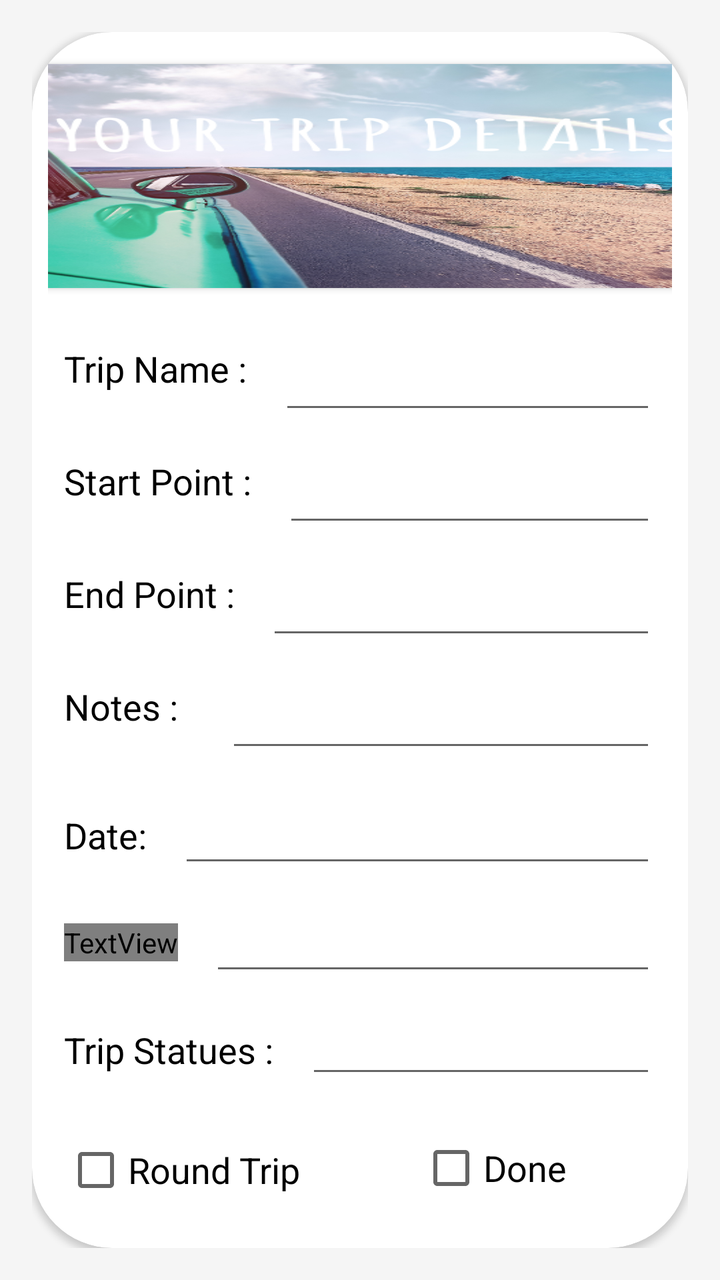
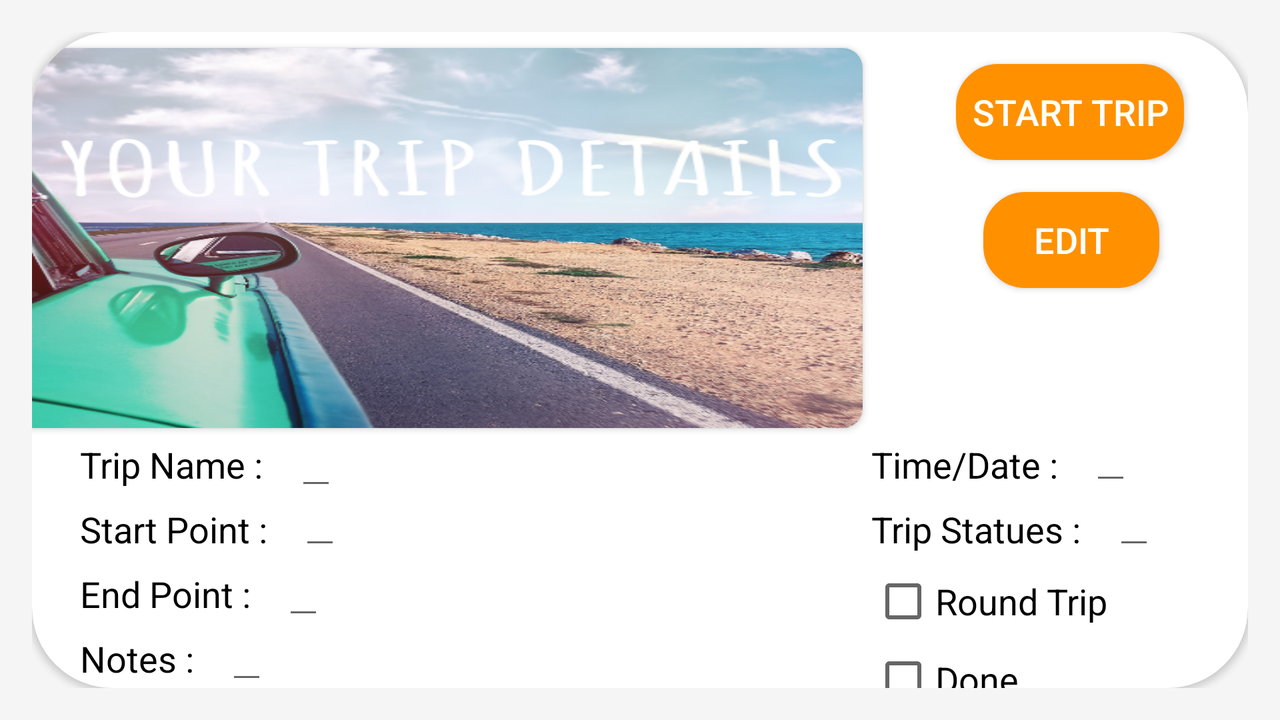

First picture: res/layout/ on a phone held upright. Second picture: the repository's own variant of that layout, on a device whose configuration matches the variant's folder. Source for both follows.
<!-- AndroidManifest.xml: application theme AppTheme -->
<!-- res/layout/trip_details.xml -->
<?xml version="1.0" encoding="utf-8"?>
<androidx.constraintlayout.widget.ConstraintLayout xmlns:android="http://schemas.android.com/apk/res/android"
    xmlns:app="http://schemas.android.com/apk/res-auto"
    xmlns:tools="http://schemas.android.com/tools"
    android:layout_width="match_parent"
    android:layout_height="match_parent"
    android:background="@color/colorCardView"
    android:padding="16dp">

    <androidx.cardview.widget.CardView
        android:layout_width="0dp"
        android:layout_height="0dp"
        app:cardCornerRadius="40dp"
        app:layout_constraintBottom_toBottomOf="parent"
        app:layout_constraintEnd_toEndOf="parent"
        app:layout_constraintStart_toStartOf="parent"
        app:layout_constraintTop_toTopOf="parent">

        <androidx.constraintlayout.widget.ConstraintLayout
            android:layout_width="match_parent"
            android:layout_height="match_parent"
            android:padding="8dp">


            <TextView
                android:id="@+id/TextView1"
                android:layout_width="wrap_content"
                android:layout_height="wrap_content"
                android:layout_marginStart="8dp"
                android:layout_marginTop="148dp"
                android:text="@string/trip_name"
                android:textColor="@android:color/black"
                android:textSize="18sp"
                app:layout_constraintStart_toStartOf="parent"
                app:layout_constraintTop_toTopOf="parent" />

            <EditText
                android:id="@+id/etDetailsTripName"
                android:layout_width="0dp"
                android:layout_height="40dp"
                android:layout_marginStart="16dp"
                android:layout_marginEnd="8dp"
                android:ems="10"
                android:inputType="text"
                android:textColor="@android:color/black"
                android:textSize="12sp"
                app:layout_constraintBottom_toBottomOf="@+id/TextView1"
                app:layout_constraintEnd_toEndOf="parent"
                app:layout_constraintHorizontal_bias="0.0"
                app:layout_constraintStart_toEndOf="@+id/TextView1"
                app:layout_constraintTop_toTopOf="@+id/TextView1"
                app:layout_constraintVertical_bias="0.0" />

            <TextView
                android:id="@+id/textView3"
                android:layout_width="wrap_content"
                android:layout_height="wrap_content"
                android:layout_marginTop="32dp"
                android:text="@string/start_point"
                android:textColor="@android:color/black"
                android:textSize="18sp"
                app:layout_constraintStart_toStartOf="@+id/TextView1"
                app:layout_constraintTop_toBottomOf="@+id/TextView1" />

            <EditText
                android:id="@+id/etDetailsStartPoint"
                android:layout_width="0dp"
                android:layout_height="40dp"
                android:layout_marginStart="16dp"
                android:layout_marginEnd="8dp"
                android:inputType="text"
                android:textColor="@android:color/black"
                android:textSize="12sp"
                app:layout_constraintBottom_toBottomOf="@+id/textView3"
                app:layout_constraintEnd_toEndOf="parent"
                app:layout_constraintHorizontal_bias="0.0"
                app:layout_constraintStart_toEndOf="@+id/textView3"
                app:layout_constraintTop_toTopOf="@+id/textView3"
                app:layout_constraintVertical_bias="0.0" />

            <TextView
                android:id="@+id/textView5"
                android:layout_width="wrap_content"
                android:layout_height="wrap_content"
                android:layout_marginTop="32dp"
                android:text="@string/end_point"
                android:textColor="@android:color/black"
                android:textSize="18sp"
                app:layout_constraintStart_toStartOf="@+id/textView3"
                app:layout_constraintTop_toBottomOf="@+id/textView3" />

            <EditText
                android:id="@+id/etDetailsEndPoint"
                android:layout_width="0dp"
                android:layout_height="40dp"
                android:layout_marginStart="16dp"
                android:layout_marginEnd="8dp"
                android:inputType="text"
                android:textColor="@android:color/black"
                android:textSize="12sp"
                app:layout_constraintBottom_toBottomOf="@+id/textView5"
                app:layout_constraintEnd_toEndOf="parent"
                app:layout_constraintHorizontal_bias="0.0"
                app:layout_constraintStart_toEndOf="@+id/textView5"
                app:layout_constraintTop_toTopOf="@+id/textView5"
                app:layout_constraintVertical_bias="0.0" />

            <TextView
                android:id="@+id/tvAddNotes"
                android:layout_width="wrap_content"
                android:layout_height="wrap_content"
                android:layout_marginTop="32dp"
                android:text="@string/notes"
                android:textColor="@android:color/black"
                android:textSize="18sp"
                app:layout_constraintStart_toStartOf="@+id/textView5"
                app:layout_constraintTop_toBottomOf="@+id/textView5" />

            <EditText
                android:id="@+id/etDetailsNotes"
                android:layout_width="0dp"
                android:layout_height="40dp"
                android:layout_marginStart="24dp"
                android:layout_marginEnd="8dp"
                android:inputType="text"
                android:textColor="@android:color/black"
                android:textSize="12sp"
                app:layout_constraintBottom_toBottomOf="@+id/tvAddNotes"
                app:layout_constraintEnd_toEndOf="parent"
                app:layout_constraintHorizontal_bias="0.0"
                app:layout_constraintStart_toEndOf="@+id/tvAddNotes"
                app:layout_constraintTop_toTopOf="@+id/tvAddNotes"
                app:layout_constraintVertical_bias="0.0" />

            <TextView
                android:id="@+id/textView9"
                android:layout_width="wrap_content"
                android:layout_height="wrap_content"
                android:layout_marginTop="40dp"
                android:text="@string/date"
                android:textColor="@android:color/black"
                android:textSize="18sp"
                app:layout_constraintStart_toStartOf="@+id/tvAddNotes"
                app:layout_constraintTop_toBottomOf="@+id/tvAddNotes" />

            <TextView
                android:id="@+id/textView11"
                android:layout_width="wrap_content"
                android:layout_height="wrap_content"
                android:layout_marginTop="32dp"
                android:text="@string/trip_statues"
                android:textColor="@android:color/black"
                android:textSize="18sp"
                app:layout_constraintStart_toStartOf="@+id/textView8"
                app:layout_constraintTop_toBottomOf="@+id/textView8" />

            <EditText
                android:id="@+id/etDetailsTripStatues"
                android:layout_width="0dp"
                android:layout_height="40dp"
                android:layout_marginStart="16dp"
                android:layout_marginEnd="8dp"
                android:inputType="text"
                android:textColor="@android:color/black"
                android:textSize="12sp"
                app:layout_constraintBottom_toBottomOf="@+id/textView11"
                app:layout_constraintEnd_toEndOf="parent"
                app:layout_constraintHorizontal_bias="0.0"
                app:layout_constraintStart_toEndOf="@+id/textView11"
                app:layout_constraintTop_toTopOf="@+id/textView11"
                app:layout_constraintVertical_bias="0.562" />

            <Button
                android:id="@+id/btnDetailsStartTrip"
                android:layout_width="wrap_content"
                android:layout_height="wrap_content"
                android:layout_marginStart="48dp"
                android:layout_marginTop="32dp"
                android:background="@drawable/rounded_corners"
                android:backgroundTint="@color/colorButtons"
                android:paddingLeft="8dp"
                android:paddingRight="8dp"
                android:text="@string/start_trip"
                android:textColor="@color/colorButtonsText"
                android:textSize="18sp"
                app:layout_constraintStart_toStartOf="parent"
                app:layout_constraintTop_toBottomOf="@+id/cbDetailsRound" />

            <CheckBox
                android:id="@+id/cbDetailsDone"
                android:layout_width="99dp"
                android:layout_height="34dp"
                android:text="@string/done"
                android:textSize="18sp"
                app:layout_constraintBottom_toBottomOf="@+id/cbDetailsRound"
                app:layout_constraintEnd_toEndOf="parent"
                app:layout_constraintHorizontal_bias="0.686"
                app:layout_constraintStart_toEndOf="@+id/cbDetailsRound"
                app:layout_constraintTop_toBottomOf="@+id/textView11"
                app:layout_constraintVertical_bias="1.0" />

            <Button
                android:id="@+id/btnDetailsEdit"
                android:layout_width="wrap_content"
                android:layout_height="wrap_content"
                android:layout_marginEnd="48dp"
                android:background="@drawable/rounded_corners"
                android:backgroundTint="@color/colorButtons"
                android:paddingLeft="16dp"
                android:paddingRight="16dp"
                android:text="@string/edit"
                android:textColor="@color/colorButtonsText"
                android:textSize="18sp"
                app:layout_constraintBottom_toBottomOf="@+id/btnDetailsStartTrip"
                app:layout_constraintEnd_toEndOf="parent"
                app:layout_constraintHorizontal_bias="1.0"
                app:layout_constraintStart_toEndOf="@+id/btnDetailsStartTrip"
                app:layout_constraintTop_toTopOf="@+id/btnDetailsStartTrip"
                app:layout_constraintVertical_bias="0.0" />

            <CheckBox
                android:id="@+id/cbDetailsRound"
                android:layout_width="wrap_content"
                android:layout_height="wrap_content"
                android:layout_marginTop="32dp"
                android:text="@string/round_trip"
                android:textSize="18sp"
                app:layout_constraintStart_toStartOf="@+id/textView11"
                app:layout_constraintTop_toBottomOf="@+id/textView11" />

            <androidx.cardview.widget.CardView
                android:layout_width="342dp"
                android:layout_height="112dp"
                android:layout_marginStart="8dp"
                android:layout_marginTop="8dp"
                android:layout_marginEnd="8dp"
                app:cardCornerRadius="10dp"
                app:layout_constraintEnd_toEndOf="parent"
                app:layout_constraintStart_toStartOf="parent"
                app:layout_constraintTop_toTopOf="parent">

                <ImageView
                    android:id="@+id/imageView3"
                    android:layout_width="match_parent"
                    android:layout_height="match_parent"
                    android:contentDescription="@string/todo"
                    android:scaleType="fitXY"
                    app:layout_constraintEnd_toEndOf="parent"
                    app:layout_constraintStart_toStartOf="parent"
                    app:layout_constraintTop_toTopOf="parent"
                    app:srcCompat="@drawable/details_pic" />
            </androidx.cardview.widget.CardView>

            <TextView
                android:id="@+id/textView8"
                android:layout_width="wrap_content"
                android:layout_height="wrap_content"
                android:layout_marginTop="32dp"
                android:text="@string/time"
                android:textColor="@color/places_autocomplete_search_text"
                android:textSize="18sp"
                app:layout_constraintStart_toStartOf="@+id/textView9"
                app:layout_constraintTop_toBottomOf="@+id/textView9" />

            <EditText
                android:id="@+id/etDetailsTime"
                android:layout_width="0dp"
                android:layout_height="40dp"
                android:layout_marginStart="16dp"
                android:layout_marginEnd="8dp"
                android:inputType="time"
                android:textSize="12sp"
                app:layout_constraintBottom_toBottomOf="@+id/textView8"
                app:layout_constraintEnd_toEndOf="parent"
                app:layout_constraintHorizontal_bias="0.0"
                app:layout_constraintStart_toEndOf="@+id/textView8"
                app:layout_constraintTop_toTopOf="@+id/textView8"
                app:layout_constraintVertical_bias="0.437" />

            <EditText
                android:id="@+id/etDetailsDate"
                android:layout_width="0dp"
                android:layout_height="40dp"
                android:layout_marginStart="16dp"
                android:layout_marginEnd="8dp"
                android:inputType="date"
                android:textSize="12sp"
                app:layout_constraintBottom_toBottomOf="@+id/textView9"
                app:layout_constraintEnd_toEndOf="parent"
                app:layout_constraintHorizontal_bias="0.0"
                app:layout_constraintStart_toEndOf="@+id/textView9"
                app:layout_constraintTop_toTopOf="@+id/textView9"
                app:layout_constraintVertical_bias="0.437" />

        </androidx.constraintlayout.widget.ConstraintLayout>
    </androidx.cardview.widget.CardView>

</androidx.constraintlayout.widget.ConstraintLayout>
<!-- resources referenced by this layout -->
<resources>
  <color name="colorButtons">#ff9100</color>
  <color name="colorButtonsText">#FDFEFF</color>
  <color name="colorCardView">#f5f5f5</color>
  <!-- drawable details_pic: png bitmap (drawable, 454886 bytes) -->
  <!-- drawable rounded_corners (drawable) -->
  <?xml version="1.0" encoding="utf-8"?>
  <selector xmlns:android="http://schemas.android.com/apk/res/android">
      <item>
          <shape xmlns:android="http://schemas.android.com/apk/res/android" android:shape="rectangle">
              <solid android:color="@android:color/white" />
              <corners android:radius="20dp" />
              <stroke android:width="2dip" android:color="#ff9100"/>
          </shape>
      </item>
  </selector>
  <string name="date">Date:</string>
  <string name="done">Done</string>
  <string name="edit">Edit</string>
  <string name="end_point">End Point :</string>
  <string name="notes">Notes :</string>
  <string name="round_trip">Round Trip</string>
  <string name="start_point">Start Point :</string>
  <string name="start_trip">Start Trip</string>
  <string name="time">Time:</string>
  <string name="todo">TODO</string>
  <string name="trip_name">Trip Name :</string>
  <string name="trip_statues">Trip Statues :</string>
  <style name="AppTheme" parent="Theme.AppCompat.Light.NoActionBar">
          
          <item name="colorPrimary">@color/colorButtons</item>
          <item name="colorPrimaryDark">@color/colorButtons</item>
          <item name="colorAccent">@color/colorAccent</item>
      </style>
  <color name="colorAccent">#03DAC5</color>
</resources>
<!-- res/layout-land/trip_details.xml (the repository's variant of the layout above) -->
<!-- drawn on the phone turned sideways -->
<?xml version="1.0" encoding="utf-8"?>
<androidx.constraintlayout.widget.ConstraintLayout xmlns:android="http://schemas.android.com/apk/res/android"
    xmlns:app="http://schemas.android.com/apk/res-auto"
    xmlns:tools="http://schemas.android.com/tools"
    android:layout_width="match_parent"
    android:layout_height="match_parent"
    android:background="@color/colorCardView"
    android:padding="16dp">

    <androidx.cardview.widget.CardView
        android:layout_width="0dp"
        android:layout_height="0dp"
        app:cardCornerRadius="40dp"
        app:layout_constraintBottom_toBottomOf="parent"
        app:layout_constraintEnd_toEndOf="parent"
        app:layout_constraintStart_toStartOf="parent"
        app:layout_constraintTop_toTopOf="parent">

        <androidx.constraintlayout.widget.ConstraintLayout
            android:layout_width="match_parent"
            android:layout_height="match_parent">


            <TextView
                android:id="@+id/TextView1"
                android:layout_width="wrap_content"
                android:layout_height="wrap_content"
                android:layout_marginStart="24dp"
                android:layout_marginTop="204dp"
                android:text="@string/trip_name"
                android:textColor="@android:color/black"
                android:textSize="18sp"
                app:layout_constraintStart_toStartOf="parent"
                app:layout_constraintTop_toTopOf="parent" />

            <EditText
                android:id="@+id/etDetailsTripName"
                android:layout_width="wrap_content"
                android:layout_height="30dp"
                android:layout_marginStart="16dp"
                android:inputType="text"
                android:textColor="@android:color/black"
                app:layout_constraintBottom_toBottomOf="@+id/TextView1"
                app:layout_constraintStart_toEndOf="@+id/TextView1"
                app:layout_constraintTop_toTopOf="@+id/TextView1"
                app:layout_constraintVertical_bias="0.0" />

            <TextView
                android:id="@+id/textView3"
                android:layout_width="wrap_content"
                android:layout_height="wrap_content"
                android:layout_marginTop="8dp"
                android:text="@string/start_point"
                android:textColor="@android:color/black"
                android:textSize="18sp"
                app:layout_constraintStart_toStartOf="@+id/TextView1"
                app:layout_constraintTop_toBottomOf="@+id/TextView1" />

            <EditText
                android:id="@+id/etDetailsStartPoint"
                android:layout_width="wrap_content"
                android:layout_height="30dp"
                android:layout_marginStart="16dp"
                android:inputType="text"
                android:textColor="@android:color/black"
                app:layout_constraintBottom_toBottomOf="@+id/textView3"
                app:layout_constraintStart_toEndOf="@+id/textView3"
                app:layout_constraintTop_toTopOf="@+id/textView3" />

            <TextView
                android:id="@+id/textView5"
                android:layout_width="wrap_content"
                android:layout_height="wrap_content"
                android:layout_marginTop="8dp"
                android:text="@string/end_point"
                android:textColor="@android:color/black"
                android:textSize="18sp"
                app:layout_constraintStart_toStartOf="@+id/textView3"
                app:layout_constraintTop_toBottomOf="@+id/textView3" />

            <EditText
                android:id="@+id/etDetailsEndPoint"
                android:layout_width="wrap_content"
                android:layout_height="30dp"
                android:layout_marginStart="16dp"
                android:inputType="text"
                android:textColor="@android:color/black"
                app:layout_constraintBottom_toBottomOf="@+id/textView5"
                app:layout_constraintStart_toEndOf="@+id/textView5"
                app:layout_constraintTop_toTopOf="@+id/textView5"
                app:layout_constraintVertical_bias="0.0" />

            <TextView
                android:id="@+id/tvAddNotes"
                android:layout_width="wrap_content"
                android:layout_height="wrap_content"
                android:layout_marginTop="8dp"
                android:text="@string/notes"
                android:textColor="@android:color/black"
                android:textSize="18sp"
                app:layout_constraintStart_toStartOf="@+id/textView5"
                app:layout_constraintTop_toBottomOf="@+id/textView5" />

            <EditText
                android:id="@+id/etDetailsNotes"
                android:layout_width="wrap_content"
                android:layout_height="30dp"
                android:layout_marginStart="16dp"
                android:inputType="text"
                android:textColor="@android:color/black"
                app:layout_constraintBottom_toBottomOf="@+id/tvAddNotes"
                app:layout_constraintStart_toEndOf="@+id/tvAddNotes"
                app:layout_constraintTop_toTopOf="@+id/tvAddNotes"
                app:layout_constraintVertical_bias="0.0" />

            <TextView
                android:id="@+id/textView9"
                android:layout_width="wrap_content"
                android:layout_height="wrap_content"
                android:layout_marginStart="304dp"
                android:text="@string/time_date"
                android:textColor="@android:color/black"
                android:textSize="18sp"
                app:layout_constraintStart_toEndOf="@+id/TextView1"
                app:layout_constraintTop_toTopOf="@+id/TextView1" />

            <EditText
                android:id="@+id/etDetailsDateTime"
                android:layout_width="wrap_content"
                android:layout_height="30dp"
                android:layout_marginStart="16dp"
                android:inputType="datetime"
                android:textColor="@android:color/black"
                app:layout_constraintBottom_toBottomOf="@+id/textView9"
                app:layout_constraintStart_toEndOf="@+id/textView9"
                app:layout_constraintTop_toTopOf="@+id/textView9" />

            <TextView
                android:id="@+id/textView11"
                android:layout_width="wrap_content"
                android:layout_height="wrap_content"
                android:layout_marginTop="8dp"
                android:text="@string/trip_statues"
                android:textColor="@android:color/black"
                android:textSize="18sp"
                app:layout_constraintStart_toStartOf="@+id/textView9"
                app:layout_constraintTop_toBottomOf="@+id/textView9" />

            <EditText
                android:id="@+id/etDetailsTripStatues"
                android:layout_width="wrap_content"
                android:layout_height="30dp"
                android:layout_marginStart="16dp"
                android:inputType="text"
                android:textColor="@android:color/black"
                app:layout_constraintBottom_toBottomOf="@+id/textView11"
                app:layout_constraintStart_toEndOf="@+id/textView11"
                app:layout_constraintTop_toTopOf="@+id/textView11" />

            <Button
                android:id="@+id/btnDetailsStartTrip"
                android:layout_width="wrap_content"
                android:layout_height="wrap_content"
                android:layout_marginTop="16dp"
                android:layout_marginEnd="32dp"
                android:background="@drawable/rounded_corners"
                android:backgroundTint="@color/colorButtons"
                android:paddingLeft="8dp"
                android:paddingRight="8dp"
                android:text="@string/start_trip"
                android:textColor="@color/colorButtonsText"
                android:textSize="18sp"
                app:layout_constraintEnd_toEndOf="parent"
                app:layout_constraintTop_toTopOf="parent" />

            <CheckBox
                android:id="@+id/cbDetailsDone"
                android:layout_width="99dp"
                android:layout_height="34dp"
                android:layout_marginTop="6dp"
                android:text="@string/done"
                android:textSize="18sp"
                app:layout_constraintEnd_toEndOf="@+id/cbDetailsRound"
                app:layout_constraintHorizontal_bias="0.0"
                app:layout_constraintStart_toStartOf="@+id/cbDetailsRound"
                app:layout_constraintTop_toBottomOf="@+id/cbDetailsRound" />

            <Button
                android:id="@+id/btnDetailsEdit"
                android:layout_width="wrap_content"
                android:layout_height="wrap_content"
                android:layout_marginTop="16dp"
                android:background="@drawable/rounded_corners"
                android:backgroundTint="@color/colorButtons"
                android:paddingLeft="16dp"
                android:paddingRight="16dp"
                android:text="@string/edit"
                android:textColor="@color/colorButtonsText"
                android:textSize="18sp"
                app:layout_constraintEnd_toEndOf="@+id/btnDetailsStartTrip"
                app:layout_constraintHorizontal_bias="0.52"
                app:layout_constraintStart_toStartOf="@+id/btnDetailsStartTrip"
                app:layout_constraintTop_toBottomOf="@+id/btnDetailsStartTrip" />

            <CheckBox
                android:id="@+id/cbDetailsRound"
                android:layout_width="wrap_content"
                android:layout_height="wrap_content"
                android:layout_marginTop="8dp"
                android:text="@string/round_trip"
                android:textSize="18sp"
                app:layout_constraintStart_toStartOf="@+id/textView11"
                app:layout_constraintTop_toBottomOf="@+id/textView11" />

            <androidx.cardview.widget.CardView
                android:layout_width="424dp"
                android:layout_height="190dp"
                android:layout_marginTop="8dp"
                android:layout_marginEnd="202dp"
                app:cardCornerRadius="10dp"
                app:layout_constraintEnd_toEndOf="parent"
                app:layout_constraintStart_toStartOf="parent"
                app:layout_constraintTop_toTopOf="parent">

                <ImageView
                    android:id="@+id/imageView3"
                    android:layout_width="match_parent"
                    android:layout_height="match_parent"
                    android:contentDescription="@string/todo"
                    android:scaleType="fitXY"
                    app:layout_constraintEnd_toEndOf="parent"
                    app:layout_constraintStart_toStartOf="parent"
                    app:layout_constraintTop_toTopOf="parent"
                    app:srcCompat="@drawable/details_pic" />
            </androidx.cardview.widget.CardView>

        </androidx.constraintlayout.widget.ConstraintLayout>
    </androidx.cardview.widget.CardView>

</androidx.constraintlayout.widget.ConstraintLayout>
<!-- resources referenced by the variant -->
<!-- as the phone turned sideways resolves them -->
<resources>
  <color name="colorButtons">#ff9100</color>
  <color name="colorButtonsText">#FDFEFF</color>
  <color name="colorCardView">#f5f5f5</color>
  <!-- drawable details_pic: png bitmap (drawable, 454886 bytes) -->
  <!-- drawable rounded_corners (drawable) -->
  <?xml version="1.0" encoding="utf-8"?>
  <selector xmlns:android="http://schemas.android.com/apk/res/android">
      <item>
          <shape xmlns:android="http://schemas.android.com/apk/res/android" android:shape="rectangle">
              <solid android:color="@android:color/white" />
              <corners android:radius="20dp" />
              <stroke android:width="2dip" android:color="#ff9100"/>
          </shape>
      </item>
  </selector>
  <string name="done">Done</string>
  <string name="edit">Edit</string>
  <string name="end_point">End Point :</string>
  <string name="notes">Notes :</string>
  <string name="round_trip">Round Trip</string>
  <string name="start_point">Start Point :</string>
  <string name="start_trip">Start Trip</string>
  <string name="time_date">Time/Date :</string>
  <string name="todo">TODO</string>
  <string name="trip_name">Trip Name :</string>
  <string name="trip_statues">Trip Statues :</string>
  <style name="AppTheme" parent="Theme.AppCompat.Light.NoActionBar">
          
          <item name="colorPrimary">@color/colorButtons</item>
          <item name="colorPrimaryDark">@color/colorButtons</item>
          <item name="colorAccent">@color/colorAccent</item>
      </style>
  <color name="colorAccent">#03DAC5</color>
</resources>
